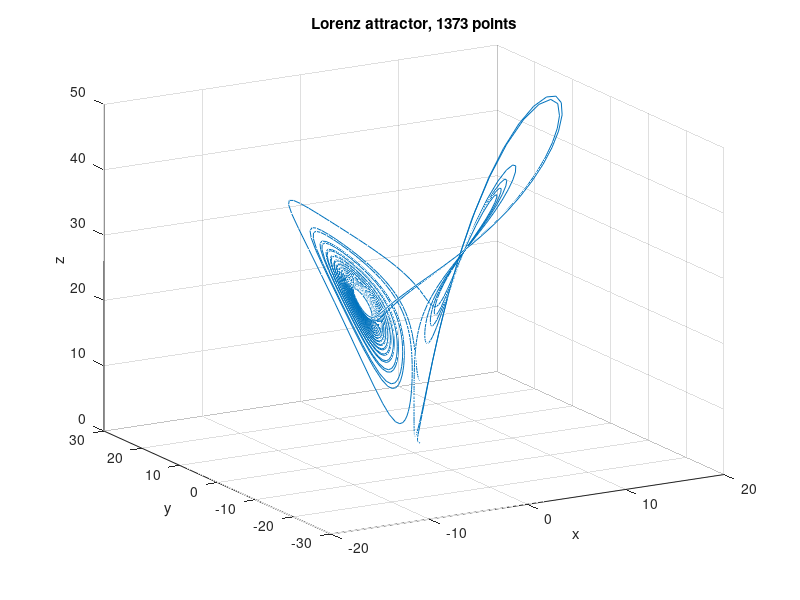

Here is the MATLAB script that generated this plot:
% The Lorenz system, solved with ode45 and drawn in three dimensions.
sigma = 10; rho = 28; beta = 8/3;
f = @(t, y) [sigma*(y(2) - y(1));
             y(1)*(rho - y(3)) - y(2);
             y(1)*y(2) - beta*y(3)];
[t, y] = ode45(f, [0 30], [1; 1; 1]);
plot3(y(:,1), y(:,2), y(:,3))
grid on
xlabel('x'), ylabel('y'), zlabel('z')
title(sprintf('Lorenz attractor, %d points', numel(t)))
view(-30, 20)
